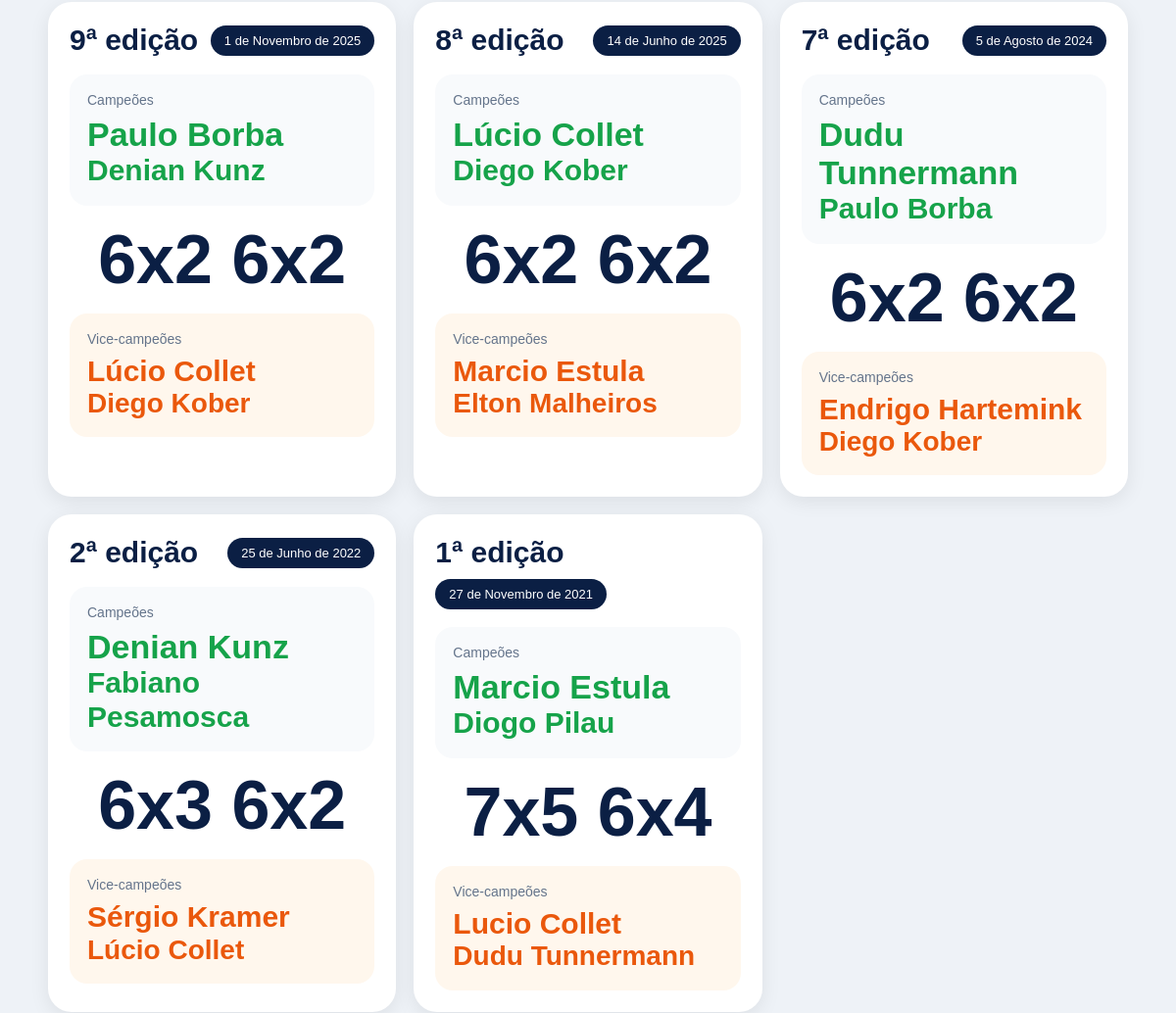
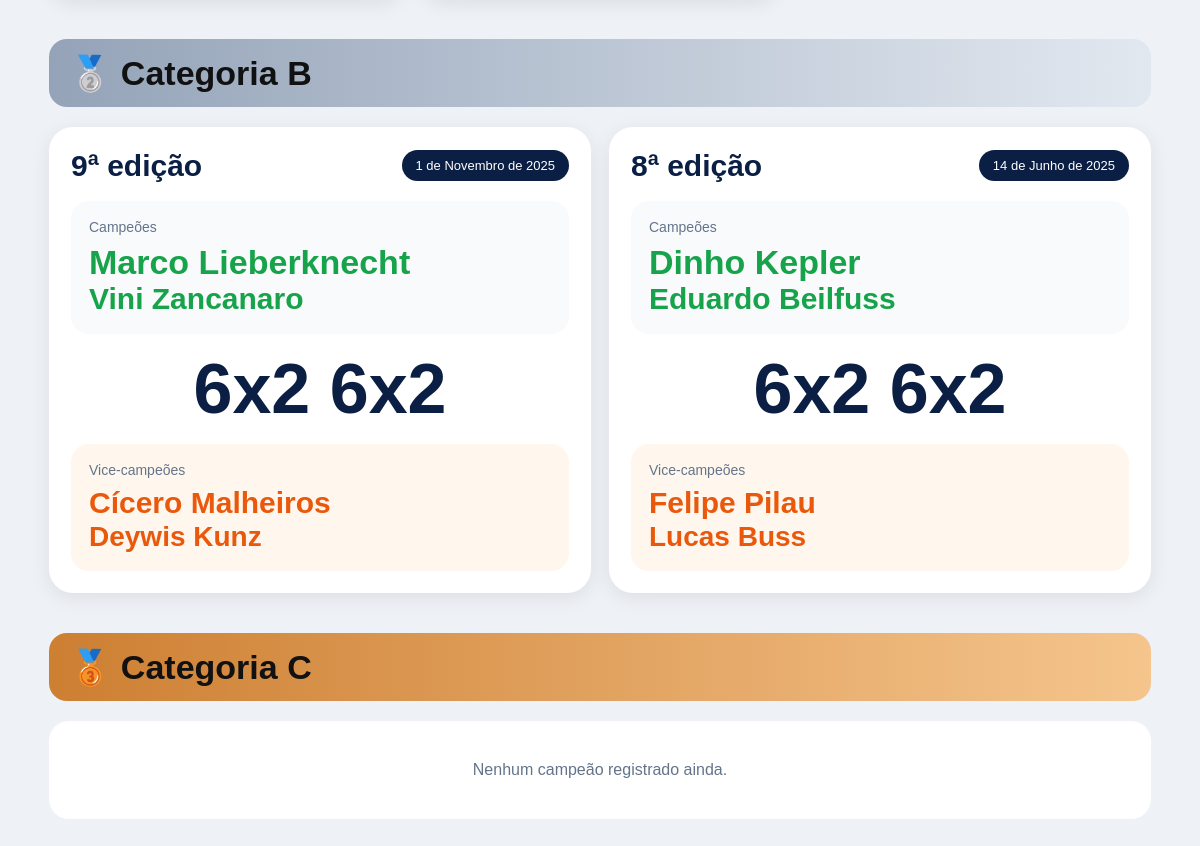
/mural-campeoes/ (lower part), run on an earlier commit of the app's database (2 pictures, top to bottom).
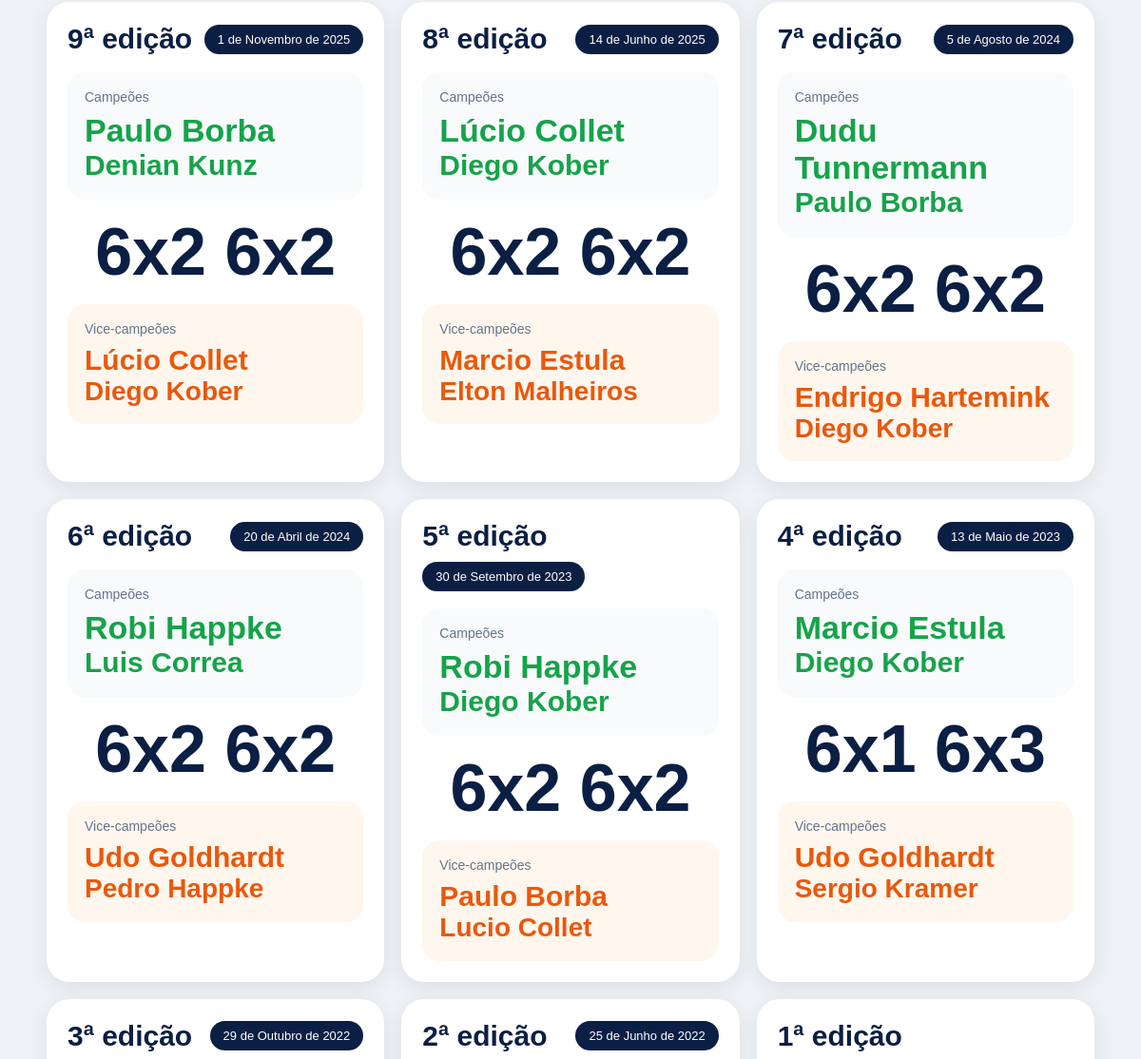
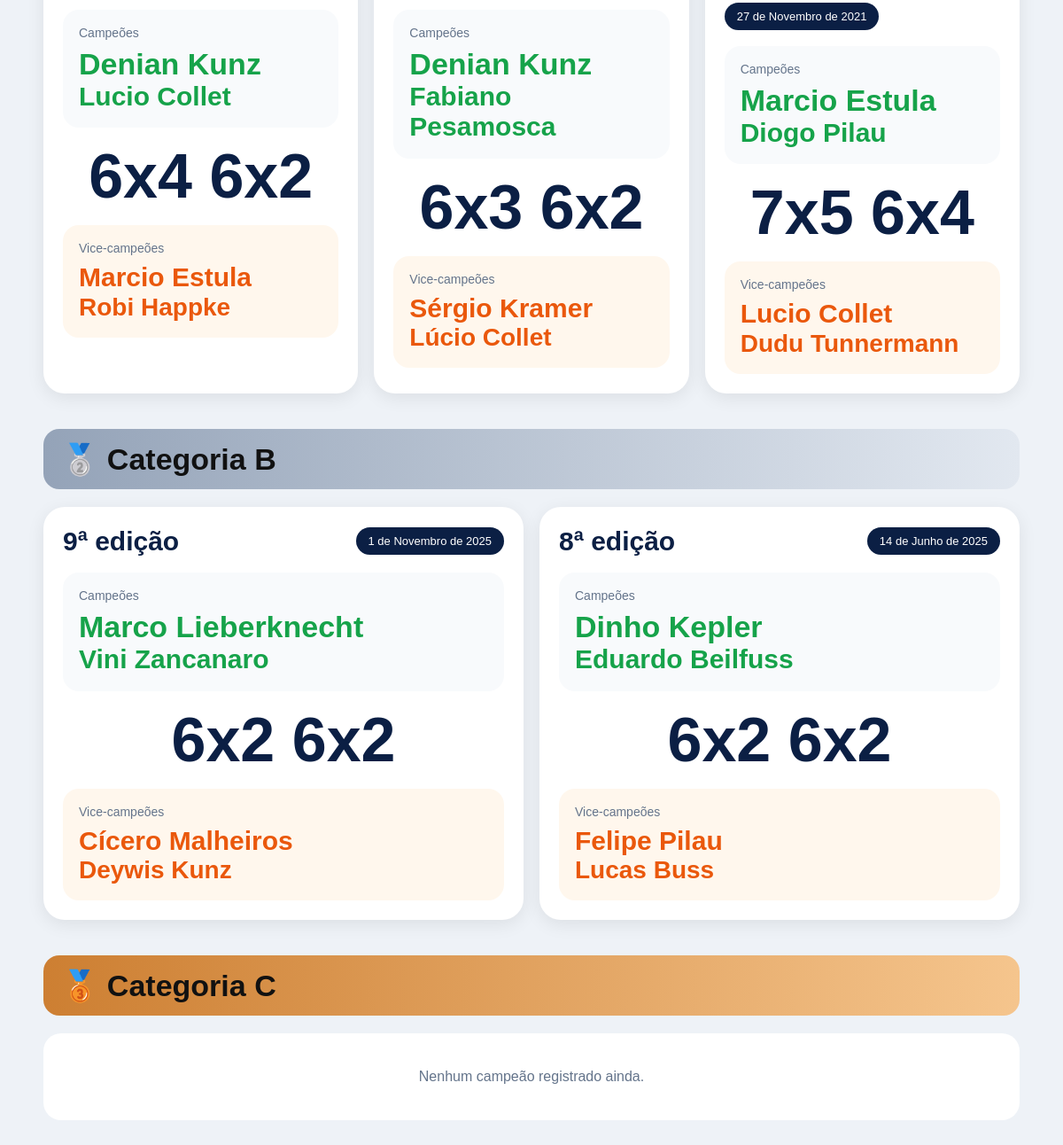
And on a later commit of the database (2 pictures, top to bottom).
### core/models.py (models this page shows, shortened)
class CampeaoTorneio(models.Model):
    CATEGORIAS = [
        ('A', 'Categoria A'),
        ('B', 'Categoria B'),
        ('C', 'Categoria C'),
    ]
    categoria = models.CharField(
        max_length=1,
        choices=CATEGORIAS
    )
    edicao = models.IntegerField()
    data_final = models.DateField()
    campeao_1 = models.CharField(
        max_length=100
    )
    campeao_2 = models.CharField(
        max_length=100
    )
    finalista_1 = models.CharField(
        max_length=100
    )
    finalista_2 = models.CharField(
        max_length=100
    )
    placar = models.CharField(
        max_length=50
    )
    observacoes = models.TextField(
        blank=True,
        null=True
    )
    criado_em = models.DateTimeField(
        auto_now_add=True
    )
    class Meta:
        ordering = [
            'categoria',
            '-edicao'
        ]

### core/views.py (the view)
def mural_campeoes(request):
    campeoes_a = CampeaoTorneio.objects.filter(
        categoria='A'
    ).order_by('-edicao')
    campeoes_b = CampeaoTorneio.objects.filter(
        categoria='B'
    ).order_by('-edicao')
    campeoes_c = CampeaoTorneio.objects.filter(
        categoria='C'
    ).order_by('-edicao')
    return render(
        request,
        'jogador/mural_campeoes.html',
        {
            'campeoes_a': campeoes_a,
            'campeoes_b': campeoes_b,
            'campeoes_c': campeoes_c,
        }
    )

### core/templates/jogador/mural_campeoes.html (shortened to what the changed rows need)
{% extends 'base/base.html' %}
{% block content %}
<div style="
max-width:1400px;
margin:20px auto;
padding:14px;
">
    <div style="margin-bottom:40px;">
        <div style="
        display:grid;
        grid-template-columns:repeat(auto-fit,minmax(280px,1fr));
        gap:18px;
        ">
            {% for item in campeoes_a %}
            <div style="
            background:white;
            border-radius:24px;
            padding:22px;
            box-shadow:0 5px 20px rgba(0,0,0,0.08);
            ">
                <div style="
                display:flex;
                justify-content:space-between;
                align-items:center;
                gap:10px;
                margin-bottom:18px;
                flex-wrap:wrap;
                ">
                    <div style="
                    font-size:clamp(22px,5vw,30px);
                    font-weight:bold;
                    color:#0b1f44;
                    ">
                        {{ item.edicao }}ª edição
                    </div>
                    <div style="
                    background:#0b1f44;
                    color:white;
                    padding:8px 14px;
                    border-radius:999px;
                    font-size:13px;
                    ">
                        {{ item.data_final }}
                    </div>
                </div>
                <div style="
                background:#f8fafc;
                border-radius:18px;
                padding:18px;
                margin-bottom:18px;
                ">
                    <div style="
                    font-size:14px;
                    color:#64748b;
                    margin-bottom:8px;
                    ">
                        Campeões
                    </div>
                    <div style="
                    font-size:clamp(24px,5vw,34px);
                    font-weight:bold;
                    color:#16a34a;
                    line-height:1.15;
                    ">
                        {{ item.campeao_1 }}
                    </div>
                    <div style="
                    font-size:clamp(22px,4.5vw,30px);
                    font-weight:bold;
                    color:#16a34a;
                    line-height:1.15;
                    ">
                        {{ item.campeao_2 }}
                    </div>
                </div>
                <div style="
                text-align:center;
                margin:20px 0;
                ">
                    <div style="
                    font-size:clamp(44px,10vw,70px);
                    font-weight:900;
                    color:#0b1f44;
                    line-height:1;
                    ">
                        {{ item.placar }}
                    </div>
                </div>
                <div style="
                background:#fff7ed;
                border-radius:18px;
                padding:18px;
                ">
                    <div style="
                    font-size:14px;
                    color:#64748b;
                    margin-bottom:8px;
                    ">
                        Vice-campeões
                    </div>
                    <div style="
                    font-size:clamp(22px,4.8vw,30px);
                    font-weight:bold;
                    color:#ea580c;
                    line-height:1.15;
                    ">
                        {{ item.finalista_1 }}
                    </div>
                    <div style="
                    font-size:clamp(20px,4.5vw,28px);
                    font-weight:bold;
                    color:#ea580c;
                    line-height:1.15;
                    ">
                        {{ item.finalista_2 }}
                    </div>
                </div>
            </div>
            {% endfor %}
        </div>
    </div>
<div style="margin-bottom:40px;">
    <div style="background:linear-gradient(90deg,#94a3b8,#e2e8f0);color:#111;padding:14px 20px;border-radius:18px;margin-bottom:20px;">
        <h2 style="margin:0;font-size:clamp(24px,5vw,34px);">
            🥈 Categoria B
        </h2>
    </div>
    <div style="display:grid;grid-template-columns:repeat(auto-fit,minmax(280px,1fr));gap:18px;">
        {% for item in campeoes_b %}
        <div style="background:white;border-radius:24px;padding:22px;box-shadow:0 5px 20px rgba(0,0,0,0.08);">
            <div style="display:flex;justify-content:space-between;align-items:center;gap:10px;margin-bottom:18px;flex-wrap:wrap;">
                <div style="font-size:clamp(22px,5vw,30px);font-weight:bold;color:#0b1f44;">
                    {{ item.edicao }}ª edição
                </div>
                <div style="background:#0b1f44;color:white;padding:8px 14px;border-radius:999px;font-size:13px;">
                    {{ item.data_final }}
                </div>
            </div>
            <div style="background:#f8fafc;border-radius:18px;padding:18px;margin-bottom:18px;">
                <div style="font-size:14px;color:#64748b;margin-bottom:8px;">Campeões</div>
                <div style="font-size:clamp(24px,5vw,34px);font-weight:bold;color:#16a34a;line-height:1.15;">
                    {{ item.campeao_1 }}
                </div>
                <div style="font-size:clamp(22px,4.5vw,30px);font-weight:bold;color:#16a34a;line-height:1.15;">
                    {{ item.campeao_2 }}
                </div>
            </div>
            <div style="text-align:center;margin:20px 0;">
                <div style="font-size:clamp(44px,10vw,70px);font-weight:900;color:#0b1f44;line-height:1;">
                    {{ item.placar }}
                </div>
            </div>
            <div style="background:#fff7ed;border-radius:18px;padding:18px;">
                <div style="font-size:14px;color:#64748b;margin-bottom:8px;">Vice-campeões</div>
                <div style="font-size:clamp(22px,4.8vw,30px);font-weight:bold;color:#ea580c;line-height:1.15;">
                    {{ item.finalista_1 }}
                </div>
                <div style="font-size:clamp(20px,4.5vw,28px);font-weight:bold;color:#ea580c;line-height:1.15;">
                    {{ item.finalista_2 }}
                </div>
            </div>
        </div>
        {% empty %}
        <div style="background:white;border-radius:20px;padding:40px;text-align:center;color:#64748b;">
            Nenhum campeão registrado ainda.
        </div>
        {% endfor %}
    </div>
</div>
<div style="margin-bottom:40px;">
    <div style="background:linear-gradient(90deg,#cd7f32,#f5c58d);color:#111;padding:14px 20px;border-radius:18px;margin-bottom:20px;">
        <h2 style="margin:0;font-size:clamp(24px,5vw,34px);">
            🥉 Categoria C
        </h2>
    </div>
</div>
</div>
{% endblock %}

What changed in the data, as far as the page shows it:
added CampeaoTorneio: edicao "6", data_final "20 de Abril de 2024", campeao_1 "Robi Happke", campeao_2 "Luis Correa", placar "6x2 6x2", finalista_1 "Udo Goldhardt", finalista_2 "Pedro Happke"
added CampeaoTorneio: edicao "5", data_final "30 de Setembro de 2023", campeao_1 "Robi Happke", campeao_2 "Diego Kober", placar "6x2 6x2", finalista_1 "Paulo Borba", finalista_2 "Lucio Collet"
added CampeaoTorneio: edicao "4", data_final "13 de Maio de 2023", campeao_1 "Marcio Estula", campeao_2 "Diego Kober", placar "6x1 6x3", finalista_1 "Udo Goldhardt", finalista_2 "Sergio Kramer"
added CampeaoTorneio: edicao "3", data_final "29 de Outubro de 2022", campeao_1 "Denian Kunz", campeao_2 "Lucio Collet", placar "6x4 6x2", finalista_1 "Marcio Estula", finalista_2 "Robi Happke"
